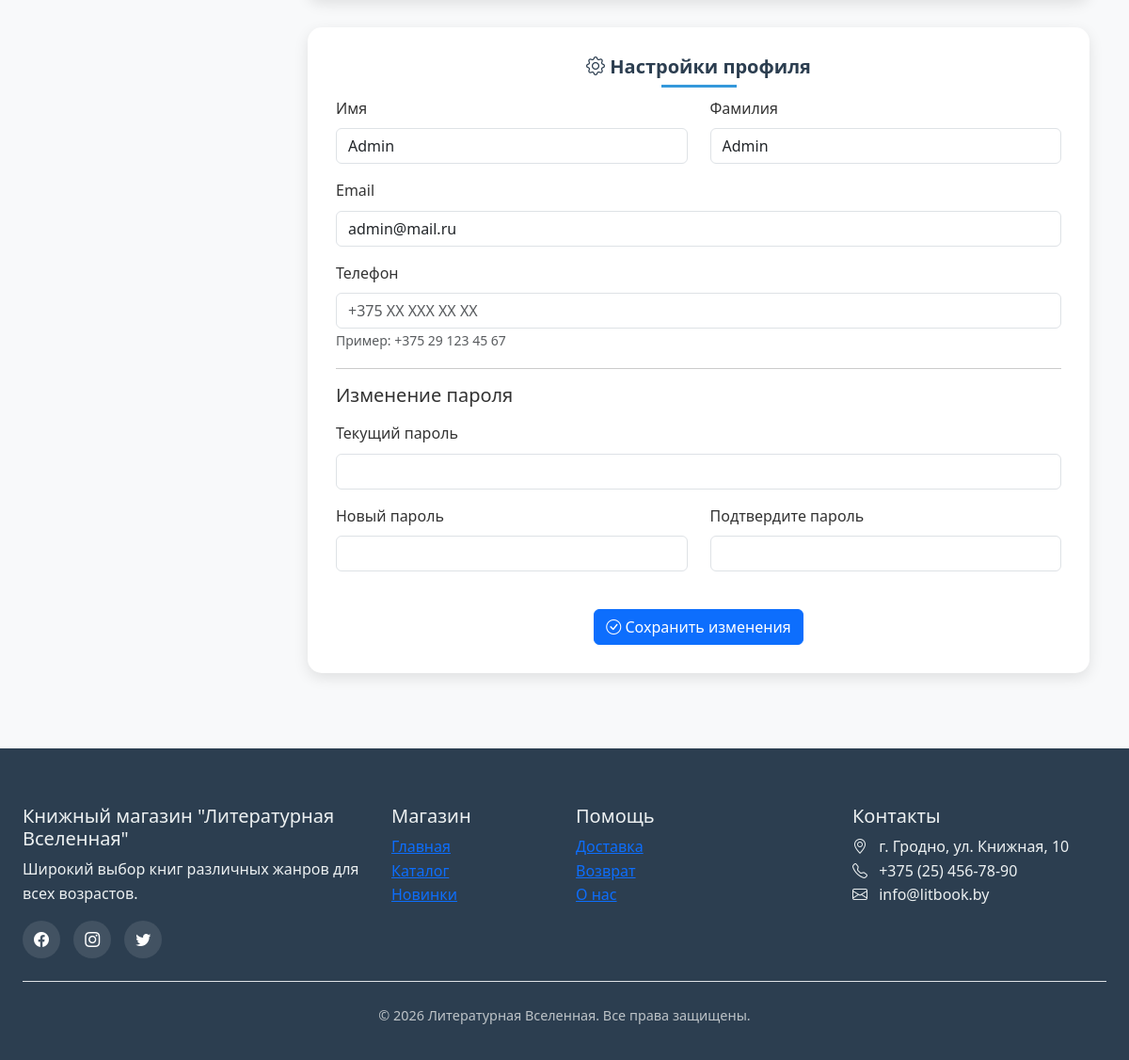
The app's page /profile (signed in, lower part), older data.
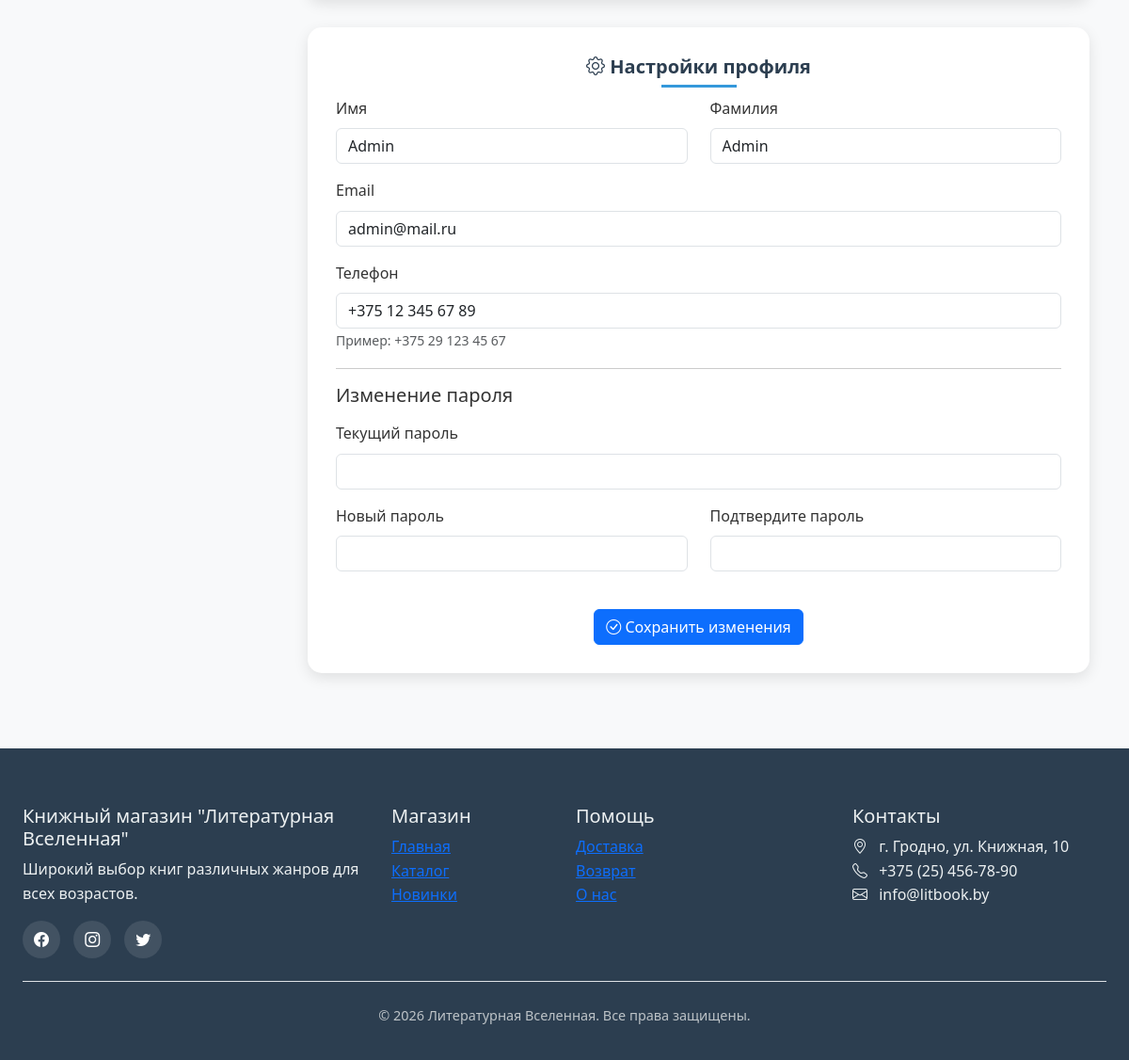
The same page, newer data.
### models.py (models this page shows, shortened)
class User(db.Model):
    __tablename__ = 'users'
    id = db.Column(db.Integer, primary_key=True)
    first_name = db.Column(db.String(50), nullable=False)
    last_name = db.Column(db.String(50), nullable=False)
    email = db.Column(db.String(120), unique=True, nullable=False)
    password_hash = db.Column(db.String(128))
    phone = db.Column(db.String(20))
    is_admin = db.Column(db.Boolean, default=False)  # Добавленное поле
    created_at = db.Column(db.DateTime, default=datetime.now)
    orders = db.relationship('Order', backref='user', lazy=True)
    wishlist = db.relationship('Wishlist', backref='user', lazy=True)

### app.py (the view)
@app.route('/profile')
def profile():
    if 'user_id' not in session:
        flash('Пожалуйста, войдите в систему', 'warning')
        return redirect(url_for('login'))
    user = User.query.get(session['user_id'])
    orders = Order.query.filter_by(user_id=user.id).order_by(Order.created_at.desc()).all()
    wishlist = Wishlist.query.filter_by(user_id=user.id).all()
    return render_template('profile.html', user=user, orders=orders, wishlist=wishlist)

### app.py (called while the page is built)
@app.context_processor
def inject_data():
    categories = Category.query.all()
    cart_count = 0
    if 'cart' in session:
        cart_count = sum(item['quantity'] for item in session['cart'].values())
    return dict(
        categories=categories,
        cart_count=cart_count,
        current_year=datetime.now().year
    )

### templates/profile.html (shortened to what this page needs)
{% extends "base.html" %}
{% block content %}
<div class="profile-container">
    <div class="container">
        <div class="row">
            <div class="col-md-3">
            </div>
            <div class="col-md-9">
                <div id="settings" class="profile-section">
                    <div class="profile-card">
                        <h3 class="section-title">
                            <i class="bi bi-gear"></i> Настройки профиля
                        </h3>
                        <form method="post" action="{{ url_for('update_profile') }}">
                            <div class="row">
                                <div class="col-md-6 mb-3">
                                    <label for="firstName" class="form-label">Имя</label>
                                    <input type="text" class="form-control" id="firstName" name="first_name"
                                           value="{{ user.first_name }}" required>
                                </div>
                                <div class="col-md-6 mb-3">
                                    <label for="lastName" class="form-label">Фамилия</label>
                                    <input type="text" class="form-control" id="lastName" name="last_name"
                                           value="{{ user.last_name }}" required>
                                </div>
                            </div>
                            <div class="mb-3">
                                <label for="email" class="form-label">Email</label>
                                <input type="email" class="form-control" id="email" name="email"
                                       value="{{ user.email }}" required>
                            </div>
                            <div class="mb-3">
                                <label for="phone" class="form-label">Телефон</label>
                                <input type="tel" class="form-control" id="phone" name="phone"
                                    value="{{ user.phone if user.phone else '' }}"
                                    placeholder="+375 XX XXX XX XX"
                                    pattern="\+375\s?[0-9]{2}\s?[0-9]{3}\s?[0-9]{2}\s?[0-9]{2}"
                                    title="Введите номер в формате: +375 XX XXX XX XX"
                                    required>
                                <small class="text-muted">Пример: +375 29 123 45 67</small>
                            </div>
                            <hr>
                            <h5 class="mb-3">Изменение пароля</h5>
                            <div class="mb-3">
                                <label for="current_password" class="form-label">Текущий пароль</label>
                                <input type="password" class="form-control" id="current_password" name="current_password">
                            </div>
                            <div class="row">
                                <div class="col-md-6 mb-3">
                                    <label for="new_password" class="form-label">Новый пароль</label>
                                    <input type="password" class="form-control" id="new_password" name="new_password">
                                </div>
                                <div class="col-md-6 mb-3">
                                    <label for="confirm_password" class="form-label">Подтвердите пароль</label>
                                    <input type="password" class="form-control" id="confirm_password" name="confirm_password">
                                </div>
                            </div>
                            <div class="text-center mt-4">
                                <button type="submit" class="btn btn-primary">
                                    <i class="bi bi-check-circle"></i> Сохранить изменения
                                </button>
                            </div>
                        </form>
                    </div>
                </div>
            </div>
        </div>
    </div>
</div>
{% endblock %}

Row changes from the older to the newer data that the page shows:
changed User "Admin": phone (not shown) → "+375 12 345 67 89"
